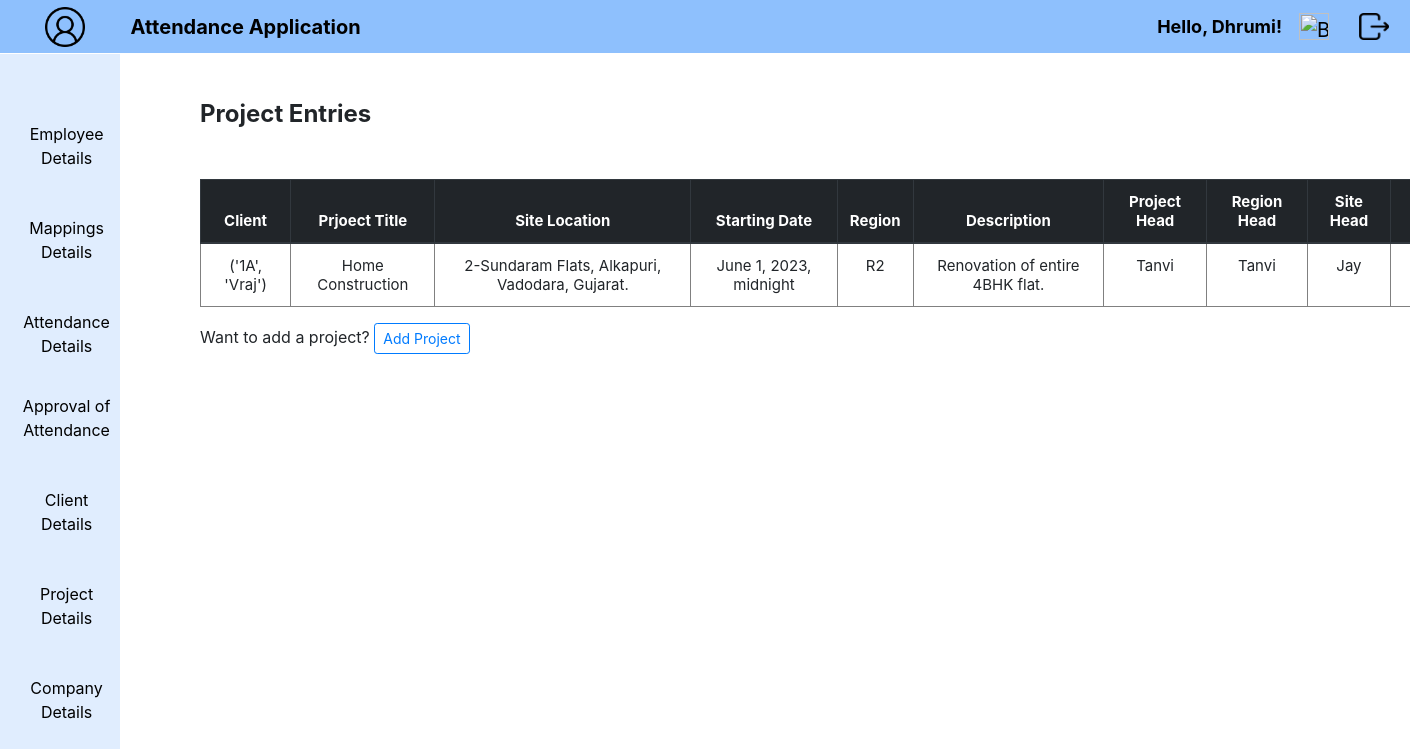
The app's page /ProjectEntry/ (signed in) with its own data.
### Attendance/models.py (models this page shows, shortened)
class Project(models.Model):
        REGIONS = (('R1','R1'),
                   ('R2','R2'),
                   ('R3','R3'),)
        user = models.ForeignKey(User, on_delete=models.CASCADE, default=1)
        client = models.CharField(max_length=100, null=True, verbose_name='Client')
        prjtitle = models.CharField(max_length=50, null=True, verbose_name='Project Title')
        siteloc = models.TextField(max_length=50, null=True, verbose_name='Site Location')
        startdt = models.DateTimeField(default=datetime.now,help_text = "Please use the following format: <em>YYYY-MM-DD HH:MM:SS</em>.", verbose_name='Starting Date')
        region = models.CharField(choices=REGIONS,max_length=50,null=True, default='Service Provider', verbose_name='Region')
        description = models.TextField(max_length=100, null=True, verbose_name='Description')
        prjhead = models.CharField(max_length=100, null=True, verbose_name='Project Head')
        regionhead = models.CharField(max_length=100, null=True, verbose_name='Region Head')
        sitehead = models.CharField(max_length=100, null=True, verbose_name='Site Head')
        class Meta:
                db_table = "Project"

### Attendance/views.py (the view)
# urls.py: path('ProjectEntry/',views.ProjectEntry,name='ProjectEntry'),
@login_required(login_url='loginview')
@never_cache
def ProjectEntry(request):
    data = Project.objects.all()
    template = loader.get_template('ProjectEntry.html')
    context = {
        'prjdata': data,
    }
    return HttpResponse(template.render(context, request))

### Attendance/templates/ProjectEntry.html (shortened to what this page needs)
{% extends "home.html" %}
{% load static %}
{% block content %}
{% block manager %}
<div class="emp">
  <h4 style="text-align: left; margin: 50px 0px 50px 50px;">
    <b>Project Entries</b>
  </h4>
</div>
{% if prjdata %}
<table border='1' style="margin-left: 200;" class="table text-center">
  <thead class="thead-dark">
    <tr>
      <th scope="col">Client</th>
      <th scope="col">Prjoect Title</th>
      <th scope="col">Site Location</th>
      <th scope="col">Starting Date</th>
      <th scope="col">Region</th>
      <th scope="col">Description</th>
      <th scope="col">Project Head</th>
      <th scope="col">Region Head</th>
      <th scope="col">Site Head</th>
      <th scope="col">Update Record</th>
    </tr>
  </thead>
  <tbody>
    {% for x in prjdata %}
    <tr>
      <td>{{ x.client }}</td>
      <td>{{ x.prjtitle }}</td>
      <td>{{ x.siteloc }}</td>
      <td>{{ x.startdt }}</td>
      <td>{{ x.region }}</td>
      <td>{{ x.description }}</td>
      <td>{{ x.prjhead }}</td>
      <td>{{ x.regionhead }}</td>
      <td>{{ x.sitehead }}</td>
      <td>
      </td>
    </tr>
  {% endfor %}
  </tbody>
  </table>
{% endif %}
<div style="margin-left: 200px; margin-bottom: 0px;">
  Want to add a project?
  <a href="{% url 'ProjectForm' %}" class="btn btn-outline-primary btn-sm">Add Project</a>
</div>
{% endblock %}
{% endblock %}

### Attendance/templates/home.html (shortened to what this page needs)
{% load static %}
<!doctype html lang="en">
  <head>
    <link rel="stylesheet" href="https://cdn.jsdelivr.net/npm/bootstrap@4.0.0/dist/css/bootstrap.min.css">
    <link rel="stylesheet" type="text/css" href="{% static 'css/style.css' %}">
  </head>
  <body onload="RenderDate()">
      <nav class="navbar navbar-expand-lg nav1">
        <div class="container-fluid" style="width: fit-content;">
          <a class="navbar-brand" href="{% url 'userdata' %}">
            <img src="{% static 'images/user.png' %}" width="40" height="40" class="d-inline-block align-top" style="margin-left: 28px;">
          </a>
        </div>
          <div class="collapse navbar-collapse" id="navbarSupportedContent">
            <ul class="navbar-nav">
              <li class="nav-item" style="margin-left: 15px;">
                <b>
                  <a class="navbar-brand float-left" href="{% url 'AttFormView' %}">Attendance Application</a>
                </b>
              </li>
            </ul>
            <ul class="navbar-nav mb-2 mb-lg-0 d-flex" style="position: absolute; right: 40;">
              <li>
                <b>
                  <a class="nav-link"  href="{% url 'userdata' %}" style="margin-top: 25px; font-size: 17px; margin-right: 80px;">
                    {% if user.is_authenticated %}
                    <p style="font-size: large;">Hello, {{ user.first_name }}!</p>
                    {% endif %}
                  </a>
                </b>
              </li>
            </ul>
            <ul class="navbar-nav mb-2 mb-lg-0 d-flex" style="position: absolute; right: 60;">
              <li class="nav-item">
                <a class="ml-auto navbar-brand exit" href="{% url 'summary' %}">
                  <img src="{% static 'images/summary.png' %}" alt="Bootstrap" width="30" height="27" style="margin-top: 0px; margin-right: 5px;">
                </a>
              </li>
            </ul>
            <ul class="navbar-nav mb-2 mb-lg-0 d-flex" style="position: absolute; right: 0;">
              <li class="nav-item">
                <a class="ml-auto navbar-brand exit" href="{% url 'logoutview' %}">
                  <img src="{% static 'images/exit.png' %}" alt="Bootstrap" width="30" height="27" style="margin-top: 0px; margin-right: 5px;">
                </a>
              </li>
            </ul>
          </div>
      </nav>
      {% if request.user.is_superuser %}
      {% block content %}
      {% endblock %}
      <nav class="navbar navbar-expand-lg nav2">
        <div class="container-fluid">
          <div class="row">
            <div class="col-md-1" style="min-width: 130px; margin: 0; padding: 0 10px; text-align: center;">
              <nav class="navbar navbar-default navbar-fixed-side">
                <ul class="nav navbar-nav">
                  <li class="nav-item list" style="margin-bottom: 10px;">
                    <a class="nav-link" href="#">Employee Details</a>
                  </li>
                  <li class="nav-item list" style="margin-bottom: 10px;">
                    <a class="nav-link" href="#">Mappings Details</a>
                  </li>
                  <li class="nav-item list">
                    <a class="nav-link" href="#">Attendance Details</a>
                  </li>
                  <li class="nav-item list" style="margin-bottom: 10px;">
                    <a class="nav-link" href="#">Approval of Attendance</a>
                  </li>
                  <li class="nav-item list" style="margin-bottom: 10px;">
                    <a class="nav-link" href="#">Client Details</a>
                  </li>
                  <li class="nav-item list" style="margin-bottom: 10px;">
                    <a class="nav-link" href="#">Project Details</a>
                  </li>
                  <li class="nav-item list" style="margin-bottom: 10px;">
                    <a class="nav-link" href="#">Company Details</a>
                  </li>
                </ul>
              </nav>
            </div>
          </div>
        </div>
      </nav>
    {% endif %}
  </body>
</html>

### Attendance/static/css/style.css (style rules this page uses)
li a { color: black; text-decoration: none; }
.navbar { padding: 0.1rem; }
.nav1 { background-color:#8ec0fd; position: fixed; width: 100%; top: 0; left: 0; }
.nav2 { background-color: #e0edfe; padding: 0.1rem; position: fixed; top: 53.5px; left: 0; width: 120px; height: 93.5%; }
.emp { margin-left: 150px; margin-top: 100px; }
.nav-item { position: relative; }
.nav-link { margin: 10px 0 10px 0; }
table { font-size: 15px; }

### records on screen
Project: client "('1A', 'Vraj')", prjtitle "Home Construction", siteloc "2-Sundaram Flats, Alkapuri, Vadodara, Gujarat.", startdt "June 1, 2023, midnight", region "R2", description "Renovation of entire 4BHK flat.", prjhead "Tanvi", regionhead "Tanvi", sitehead "Jay"

### other values on screen
{{ user.first_name }} "Dhrumi"
